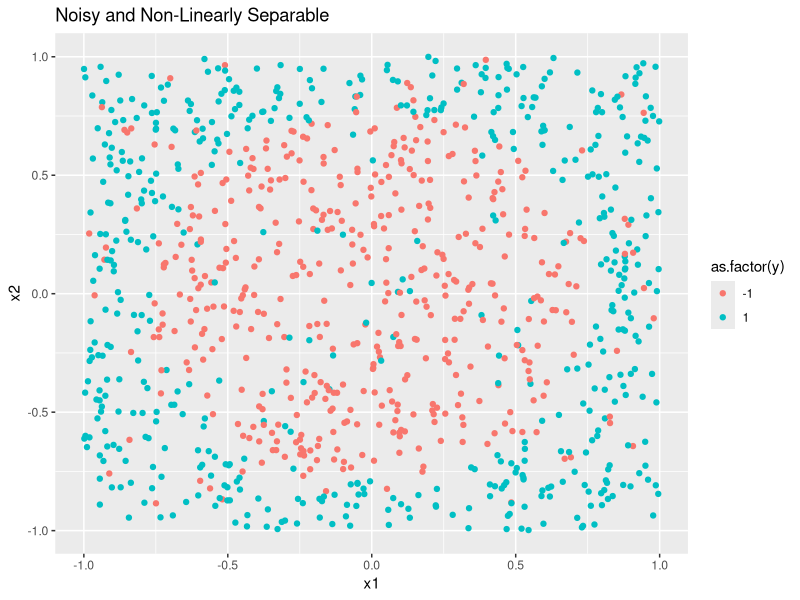
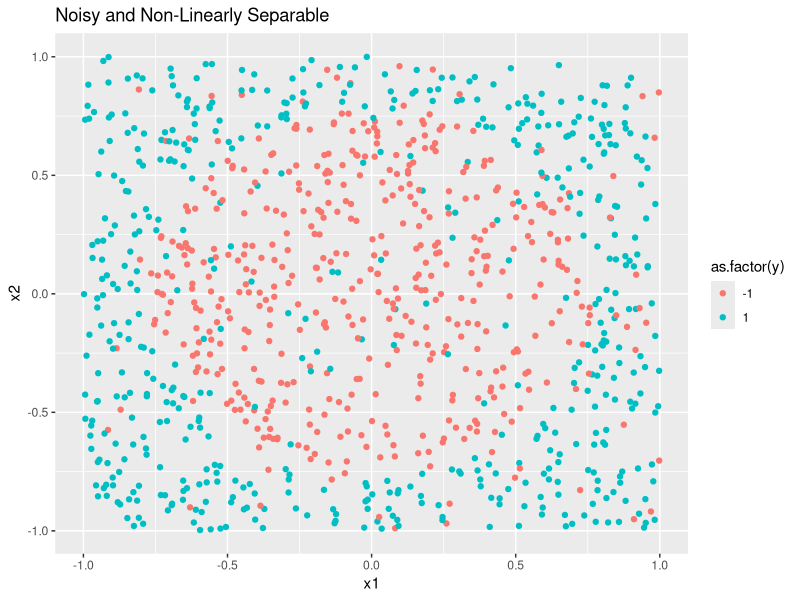

Generate these figures, in order, with R:
# This experiment explores linear regression for classification in the case of noisy and extremely non-linearly 
# separable data.  A target function f and a dataset D in d = 2 are created.  X = [-1, 1] x [-1, 1] with uniform 
# probability of picking each x in X.  The target function for this experiment is set to the following:

# y = sign(x1^2 + x2^2 - 0.6)

# Additionally, noise is simulated by selecting 10% of the data points at random and flipping their response value.
# The inputs, x_n, of the data set are chosen as random points (uniformly in X), and the target function 
# is evaluated on each x_n to get the corresponding output, y_n.  

# Attempting to carry out linear regression on the un-transformed data, with feature vector (1, x1, x2), results
# in a poor final hypothesis that pretty much amounts to guessing.  Transforming the data into a new space using
# the feature vector (1, x1, x2, x1*x2, x1^2, x2^2) greatly improves its separability and results in the 
# discovery of a much better final hypothesis via linear regression.


## Function for generating the data and, if specified, the target function y = sign(x1^2 + x2^2 - 0.6)
data.generate <- function(n = 10, ext = 1, generateTarget = FALSE){ 
  # Generate the points
  x1 <- runif(n, -ext, ext)
  x2 <- runif(n, -ext, ext)
  if (!generateTarget)
    return(data.frame(x1, x2))
  
  # Set up a factor for point classification
  y <- sign(x1^2 + x2^2 - 0.6)
  
  # Return the values in a list
  data.frame(x1,x2,y)
  #return(list(data = data,slope = slope, intercept = intercept))
}


## Uses regression to approximate target functions on simulated noisy and non-linearly separable data
## If specified, the data can transformed in order to improve linear separability
## Returns a list containing the average of the in-sample and out-of-sample error measures of the final hypotheses obtained across numTrials as well as a vector of the average of the weights obtained  across numTrials
## Plots the training data used for the last trial and color codes the data points by their responses
simulate.nonLinear <- function(N_train = 1000, N_test = 1000, numTrials = 1000, transform = FALSE) {
  
  # initializing vectors to hold in-sample and out-of-sample error measures
  e_in <- numeric(0)
  e_out <- numeric(0)
  ifelse(transform, g <- numeric(6), g <- numeric(3))  # initializing weight aggregator according to the length of the feature vector
  
  for (i in 1:numTrials) {
    sim <- data.generate(n = N_train, generateTarget = TRUE)
    if(transform) {         # construct an appropriate feature vector depending on whether transformed or un-transformed data is to be used
      X <- matrix(c(rep(1, N_train), sim$x1, sim$x2, sim$x1*sim$x2, sim$x1^2, sim$x2^2), ncol = 6, dimnames = list(c(), c('x0','x1', 'x2', 'x1*x2', 'x1^2', 'x2^2')))
    }
    else {
      X <- matrix(c(rep(1, N_train), sim$x1, sim$x2), ncol = 3, dimnames = list(c(), c('x0','x1', 'x2')))
    }
    y <- sim$y
    noisy <- sample(1:length(y), length(y) * 0.1) # randomly select 10% of the response to be noisy data
    y[noisy] <- y[noisy] * -1        # simulate noise by flipping response at selected indices
    w <- solve(t(X)%*%X)%*%t(X)%*%y  # calculate weights using OLS regression
    g <- g + w                       # aggregate this iteration's weights for averaging later
    y_model <- sign(as.vector(X%*%w))     # apply the final hypothesis to the data
    e_in[i] <- sum(y != y_model)/N_train  # Calculate and store the in-sample error measure
    
    # Test the final hypothesis on independent data
    test <- data.generate(n = N_test, generateTarget = TRUE)
    if(transform) {
      X <- matrix(c(rep(1, N_test), test$x1, test$x2, test$x1*test$x2, test$x1^2, test$x2^2), ncol = 6, dimnames = list(c(), c('x0','x1', 'x2', 'x1*x2', 'x1^2', 'x2^2')))
    }
    else {
      X <- matrix(c(rep(1, N_test), test$x1, test$x2), ncol = 3, dimnames = list(c(), c('x0','x1', 'x2')))
    }
    y2 <- test$y
    noisy <- sample(1:length(y2), length(y2) * 0.1) # randomly select 10% of the response to be noisy data
    y2[noisy] <- y2[noisy] * -1  # simulate noise by flipping response at selected indices
    y_model <- sign(as.vector(X%*%w))
    e_out[i] <- sum(y2 != y_model)/N_test  # calculate and store the out-of-sample error measure
  }
  
  library(ggplot2)
  
  #target <- function(x1) {sqrt(0.6 - x1^2)}
  #target2 <- function(x1) {-sqrt(0.6 - x1^2)}
  plot1 <- qplot(sim$x1, sim$x2, col = as.factor(y), data = data.frame(sim$x1, sim$x2, y), xlab = 'x1', ylab = 'x2', main = 'Noisy and Non-Linearly Separable') 
  #  + geom_abline(intercept = -w[1]/w[3], slope = -w[2]/w[3], col=3) 
  
  print(plot1)
  
  list(e_in = mean(e_in), e_out = mean(e_out), w = g/numTrials) # return the averages of the error measures and the weights
}

simulate.nonLinear()  # Problem 8

simulate.nonLinear(transform = TRUE)  # Problems 9 & 10
